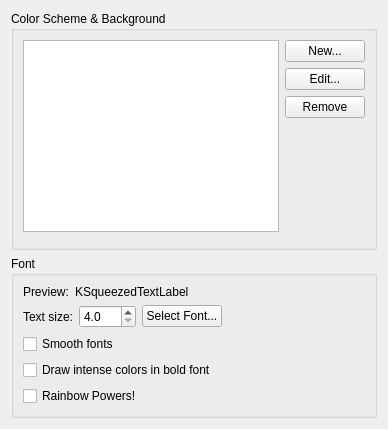
     <widget class="QWidget" name="appearanceTab">
      <attribute name="title">
       <string>Appearance</string>
      </attribute>
      <layout class="QVBoxLayout">
       <item>
        <widget class="QGroupBox" name="groupBox">
         <property name="sizePolicy">
          <sizepolicy hsizetype="Preferred" vsizetype="Preferred">
           <horstretch>0</horstretch>
           <verstretch>1</verstretch>
          </sizepolicy>
         </property>
         <property name="title">
          <string>Color Scheme &amp;&amp; Background</string>
         </property>
         <property name="flat">
          <bool>true</bool>
         </property>
         <layout class="QGridLayout">
          <item row="0" column="0" rowspan="5">
           <widget class="QListView" name="colorSchemeList">
            <property name="verticalScrollMode">
             <enum>QAbstractItemView::ScrollPerPixel</enum>
            </property>
           </widget>
          </item>
          <item row="0" column="1">
           <widget class="QPushButton" name="newColorSchemeButton">
            <property name="toolTip">
             <string>Create a new color scheme based upon the selected scheme</string>
            </property>
            <property name="text">
             <string comment="@action:button Create an alternate color scheme">New...</string>
            </property>
           </widget>
          </item>
          <item row="1" column="1">
           <widget class="QPushButton" name="editColorSchemeButton">
            <property name="toolTip">
             <string>Edit the selected color scheme</string>
            </property>
            <property name="text">
             <string>Edit...</string>
            </property>
           </widget>
          </item>
          <item row="2" column="1">
           <widget class="QPushButton" name="removeColorSchemeButton">
            <property name="toolTip">
             <string>Delete the selected color scheme</string>
            </property>
            <property name="text">
             <string>Remove</string>
            </property>
           </widget>
          </item>
          <item row="3" column="1" rowspan="2">
           <spacer>
            <property name="orientation">
             <enum>Qt::Vertical</enum>
            </property>
            <property name="sizeHint" stdset="0">
             <size>
              <width>20</width>
              <height>20</height>
             </size>
            </property>
           </spacer>
          </item>
          <item row="5" column="0">
           <widget class="KMessageWidget" name="transparencyWarningWidget"/>
          </item>
         </layout>
        </widget>
       </item>
       <item>
        <widget class="QGroupBox" name="groupBox_3">
         <property name="title">
          <string>Font</string>
         </property>
         <property name="flat">
          <bool>true</bool>
         </property>
         <layout class="QVBoxLayout">
          <item>
           <layout class="QHBoxLayout">
            <item>
             <widget class="QLabel" name="label_7">
              <property name="text">
               <string>Preview:</string>
              </property>
             </widget>
            </item>
            <item>
             <widget class="KSqueezedTextLabel" name="fontPreviewLabel">
              <property name="sizePolicy">
               <sizepolicy hsizetype="Preferred" vsizetype="Preferred">
                <horstretch>1</horstretch>
                <verstretch>0</verstretch>
               </sizepolicy>
              </property>
              <property name="text">
               <string comment="KDE::DoNotExtract">KSqueezedTextLabel</string>
              </property>
             </widget>
            </item>
           </layout>
          </item>
          <item>
           <layout class="QHBoxLayout">
            <item>
             <widget class="QLabel" name="label_4">
              <property name="text">
               <string>Text size:</string>
              </property>
              <property name="alignment">
               <set>Qt::AlignRight|Qt::AlignTrailing|Qt::AlignVCenter</set>
              </property>
             </widget>
            </item>
            <item>
             <widget class="QDoubleSpinBox" name="fontSizeInput">
              <property name="decimals">
               <number>1</number>
              </property>
              <property name="minimum">
               <double>4.000000000000000</double>
              </property>
              <property name="maximum">
               <double>999.000000000000000</double>
              </property>
              <property name="singleStep">
               <double>1.000000000000000</double>
              </property>
             </widget>
            </item>
            <item>
             <widget class="QPushButton" name="selectFontButton">
              <property name="toolTip">
               <string>Select the font used in this profile</string>
              </property>
              <property name="text">
               <string>Select Font...</string>
              </property>
             </widget>
            </item>
            <item>
             <spacer name="horizontalSpacer_4">
              <property name="orientation">
               <enum>Qt::Horizontal</enum>
              </property>
              <property name="sizeHint" stdset="0">
               <size>
                <width>40</width>
                <height>20</height>
               </size>
              </property>
             </spacer>
            </item>
           </layout>
          </item>
          <item>
           <widget class="QCheckBox" name="antialiasTextButton">
            <property name="text">
             <string>Smooth fonts</string>
            </property>
           </widget>
          </item>
          <item>
           <widget class="QCheckBox" name="boldIntenseButton">
            <property name="text">
             <string>Draw intense colors in bold font</string>
            </property>
           </widget>
          </item>
          <item>
           <widget class="QCheckBox" name="rainbowButton">
            <property name="text">
             <string>Rainbow Powers!</string>
            </property>
           </widget>
          </item>
         </layout>
        </widget>
       </item>
      </layout>
     </widget>
